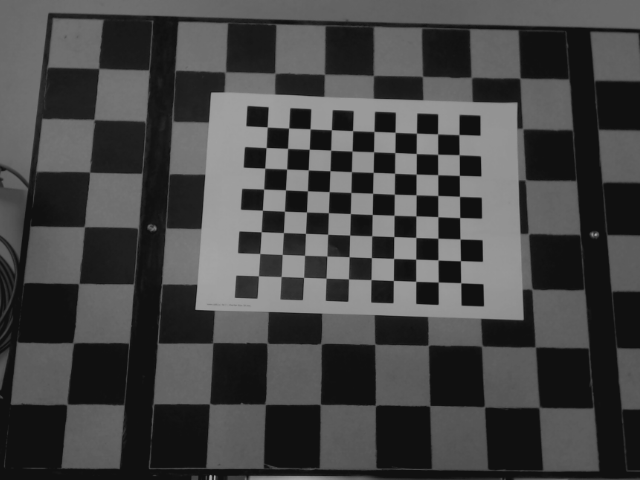
#> input picture Camera_Calib/calibrationdata/left-0000.png, 640 x 480 px, given in place of the camera
$ python Camera_feed.py
#> lines starting #> are read from the running program, lines starting #| are printed output that depends on the picture
import cv2
import numpy as np
import yaml
import time

# The yaml files contain the camera calibration data, see line 71 for path.
def load_camera_calibration(filename):

    with open (filename, 'r') as file:
        calibration_data = yaml.safe_load(file)

    image_width = calibration_data['image_width']
    image_height = calibration_data['image_height']
    camera_matrix = np.array(calibration_data['camera_matrix']['data']).reshape((3, 3))
    distortion_coefficients = np.array(calibration_data['distortion_coefficients']['data'])
    rectification_matrix = np.array(calibration_data['rectification_matrix']['data']).reshape((3, 3))
    projection_matrix = np.array(calibration_data['projection_matrix']['data']).reshape((3, 4))

    return (image_width, image_height, camera_matrix, distortion_coefficients, rectification_matrix, projection_matrix)

def calibrate_image(image, camera_matrix, distortion_coefficients, new_camera_matrix=None):
    h, w = image.shape[:2]
    if new_camera_matrix is None:
        new_camera_matrix, roi = cv2.getOptimalNewCameraMatrix(camera_matrix, distortion_coefficients, (w, h), 1, (w, h))
    else:
        _, roi = cv2.getOptimalNewCameraMatrix(camera_matrix, distortion_coefficients, (w, h), 1, (w, h))
    calibrated_image = cv2.undistort(image, camera_matrix, distortion_coefficients, None, new_camera_matrix)
    x, y, w, h = roi
    calibrated_image = calibrated_image[y:y+h, x:x+w]
    return calibrated_image

def create_hsv_trackbars(window_name):
    cv2.createTrackbar('H min', window_name, 0, 360, nothing)
    cv2.createTrackbar('H max', window_name, 360, 360, nothing)
    cv2.createTrackbar('S min', window_name, 0, 255, nothing)
    cv2.createTrackbar('S max', window_name, 255, 255, nothing)
    cv2.createTrackbar('V min', window_name, 0, 255, nothing)
    cv2.createTrackbar('V max', window_name, 255, 255, nothing)


# [7 lines left out: function set_hsv_values, not called in this run]

def get_hsv_values(window_name):
    h_min = cv2.getTrackbarPos('H min', window_name)
    h_max = cv2.getTrackbarPos('H max', window_name)
    s_min = cv2.getTrackbarPos('S min', window_name)
    s_max = cv2.getTrackbarPos('S max', window_name)
    v_min = cv2.getTrackbarPos('V min', window_name)
    v_max = cv2.getTrackbarPos('V max', window_name)
    return (h_min, s_min, v_min), (h_max, s_max, v_max)

# Unused functions for edge detection
def create_edge_detection_trackbars(window_name):
    cv2.createTrackbar('Threshold1', window_name, 399, 500, nothing)
    cv2.createTrackbar('Threshold2', window_name, 400, 500, nothing)

def set_edge_detection_values(window_name, threshold1, threshold2):
    cv2.setTrackbarPos('Threshold1', window_name, threshold1)
    cv2.setTrackbarPos('Threshold2', window_name, threshold2)

# [4 lines left out: function get_edge_detection_values, not called in this run]

# Here we load the calibration data from the yaml file
calibration_file = '/home/krumsvik/Styringssystem/Camera_Calib/calibrationdata/ost.yaml'
(image_width, image_height, camera_matrix,
distortion_coefficients, rectification_matrix,
projection_matrix) = load_camera_calibration(calibration_file)

def add_label(image, text, position=(50, 50)):
    font = cv2.FONT_HERSHEY_SIMPLEX
    font_scale = 1
    color = (0, 255, 0)  # Green color
    thickness = 1
    cv2.putText(image, text, position, font, font_scale, color, thickness, cv2.LINE_AA)
    return image

def apply_gaussian_blur(image, kernel_size):
    # Ensure kernel size is odd and at least 1
    if kernel_size % 2 == 0:
        kernel_size += 1
    return cv2.GaussianBlur(image, (kernel_size, kernel_size), 0)

def nothing(x):
    pass

def draw_chess_grid(image):
    # Define the grid coordinates based on the pixel coordinates
    grid_coordinates = {
        'h8': (513, 600, 412, 480),
        'g8': (508, 590, 348, 411),
        'f8': (508, 600, 281, 347),
        'e8': (505, 608, 223, 280),
        'd8': (505, 595, 167, 222),
        'c8': (505, 585, 110, 166),
        'b8': (505, 585, 52, 109),
        'a8': (505, 585, 0, 51),

        'h7': (447, 512, 413, 480),
        'g7': (445, 510, 349, 412),
        'f7': (445, 507, 280, 348),
        'e7': (445, 504, 220, 279),
        'd7': (441, 504, 167, 219),
        'c7': (441, 504, 110, 166),
        'b7': (438, 504, 52, 109),
        'a7': (435, 504, 0, 51),

        'h6': (384, 446, 413, 479),
        'g6': (383, 444, 348, 412),
        'f6': (381, 444, 284, 347),
        'e6': (378, 444, 220, 283),
        'd6': (377, 440, 166, 219),
        'c6': (375, 440, 111, 165),
        'b6': (375, 437, 55, 110),
        'a6': (373, 434, 0, 54),

        'h5': (316, 383, 413, 480),
        'g5': (316, 382, 350, 412),
        'f5': (313, 380, 287, 349),
        'e5': (312, 377, 227, 286),
        'd5': (311, 376, 168, 226),
        'c5': (311, 374, 111, 167),
        'b5': (310, 374, 57, 110),
        'a5': (309, 372, 0, 56),

        'h4': (246, 315, 414, 480),
        'g4': (246, 315, 351, 415),
        'f4': (245, 312, 286, 350),
        'e4': (245, 311, 226, 285),
        'd4': (245, 310, 168, 225),
        'c4': (245, 310, 111, 167),
        'b4': (246, 309, 58, 110),
        'a4': (247, 308, 0, 57),

        'h3': (180, 245, 420, 480),
        'g3': (180, 245, 351, 419),
        'f3': (177, 244, 291, 350),
        'e3': (180, 244, 228, 290),
        'd3': (181, 244, 171, 227),
        'c3': (182, 244, 114, 170),
        'b3': (182, 245, 58, 113),
        'a3': (185, 246, 0, 57),

        'h2': (113, 179, 420, 480),
        'g2': (112, 179, 353, 419),
        'f2': (109, 176, 292, 352),
        'e2': (112, 179, 230, 291),
        'd2': (116, 180, 172, 229),
        'c2': (120, 181, 115, 171),
        'b2': (121, 181, 56, 114),
        'a2': (120, 184, 0, 55),

        'h1': (20, 112, 421, 480),
        'g1': (23, 111, 353, 420),
        'f1': (25, 108, 293, 352),
        'e1': (32, 111, 231, 292),
        'd1': (37, 115, 170, 230),
        'c1': (42, 119, 116, 169),
        'b1': (47, 120, 54, 115),
        'a1': (45, 119, 0, 53),
    }
    # Draw grid lines based on the provided coordinates
    for key, (x1, x2, y1, y2) in grid_coordinates.items():
        cv2.rectangle(image, (x1, y1), (x2, y2), (0, 0, 255), 1)
        cv2.putText(image, key, (x1, y1 + 15), cv2.FONT_HERSHEY_SIMPLEX, 0.5, (0, 255, 0), 1, cv2.LINE_AA)

    return image, grid_coordinates

def find_chess_pieces(image, grid_coordinates, orange_mask, black_mask):
    pieces_positions = {}

    for mask, color in [(orange_mask, 'orange'), (black_mask, 'black')]:
        contours, _ = cv2.findContours(mask, cv2.RETR_EXTERNAL, cv2.CHAIN_APPROX_SIMPLE)

        for contour in contours:
            area = cv2.contourArea(contour)
            if area > 500:  # Filter small contours
                x, y, w, h = cv2.boundingRect(contour)
                piece_center = (x + w // 2, y + h // 2)

                for key, (x1, x2, y1, y2) in grid_coordinates.items():
                    if x1 <= piece_center[0] <= x2 and y1 <= piece_center[1] <= y2:
                        pieces_positions[key] = (x, y, w, h, color)
                        break

    return pieces_positions

# If a piece habitates more than one square, the function will determine the most likely position
def determine_piece_position(pieces_positions):
    final_positions = {}
    for key, position in pieces_positions.items():
        final_positions[key] = position
    return final_positions

# Function to compare position to determine if movement has occurred
# [74 lines left out: functions compare_piece_positions, generate_movement_strings, not called in this run]

previous_positions = None

# Open the camera
camera = cv2.VideoCapture(2)
if not camera.isOpened():
    print("Error: Could not open camera.")
    exit()

cv2.namedWindow('Distorted and Undistorted Frame')
cv2.namedWindow('HSV Orange Mask')
cv2.namedWindow('HSV Black Mask')

cv2.createTrackbar('Kernel size', 'Distorted and Undistorted Frame', 1, 49, nothing)
create_hsv_trackbars('HSV Orange Mask')
create_hsv_trackbars('HSV Black Mask')


cv2.setTrackbarPos('Kernel size', 'Distorted and Undistorted Frame', 5)

cv2.setTrackbarPos('H min', 'HSV Orange Mask', 0)
cv2.setTrackbarPos('H max', 'HSV Orange Mask', 360)
cv2.setTrackbarPos('S min', 'HSV Orange Mask', 160)
cv2.setTrackbarPos('S max', 'HSV Orange Mask', 255)
cv2.setTrackbarPos('V min', 'HSV Orange Mask', 105)
cv2.setTrackbarPos('V max', 'HSV Orange Mask', 255)

cv2.setTrackbarPos('H min', 'HSV Black Mask', 97)
cv2.setTrackbarPos('H max', 'HSV Black Mask', 121)
cv2.setTrackbarPos('S min', 'HSV Black Mask', 85)
cv2.setTrackbarPos('S max', 'HSV Black Mask', 217)
cv2.setTrackbarPos('V min', 'HSV Black Mask', 0)
cv2.setTrackbarPos('V max', 'HSV Black Mask', 97)


# Add a delay to allow the camera to focus
time.sleep(1)

# Capture the initial frame and initialize the positions
ret, frame = camera.read()
#> frame is the input picture: shape (480, 640, 3); min 16, max 167, mean 69.8
if ret:
    undistorted_frame = calibrate_image(frame, camera_matrix, distortion_coefficients)
#> in calibrate_image, `calibrated_image = cv2.undistort(image, camera_matrix, distortion_coef..`:
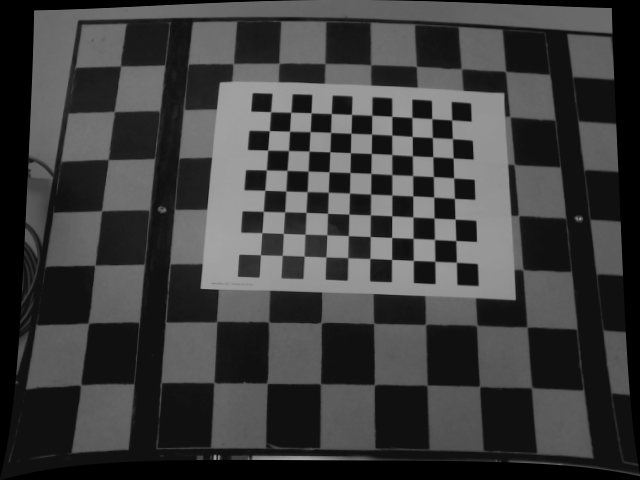
#> calibrated_image: shape (480, 640, 3); min 0, max 164, mean 61.8
#> in calibrate_image, `calibrated_image = calibrated_image[y:y+h, x:x+w]`:
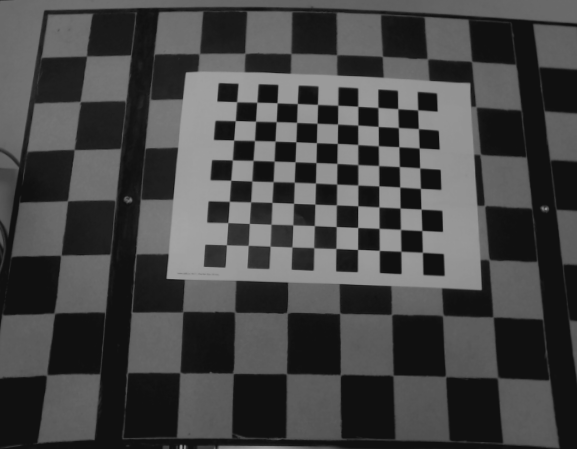
#> calibrated_image: shape (449, 577, 3); min 16, max 164, mean 70
    undistorted_frame_resized = cv2.resize(undistorted_frame, (frame.shape[1], frame.shape[0]))
    blurred_undistorted = apply_gaussian_blur(undistorted_frame_resized, 5)
    hsv_frame = cv2.cvtColor(blurred_undistorted, cv2.COLOR_BGR2HSV)
#> hsv_frame: shape (480, 640, 3); mean H, S, V 0, 0, 69.9
    orange_lower, orange_upper = get_hsv_values('HSV Orange Mask')
    black_lower, black_upper = get_hsv_values('HSV Black Mask')
    orange_mask = cv2.inRange(hsv_frame, np.array(orange_lower), np.array(orange_upper))
#> orange_mask: shape (480, 640); every value is 0
    black_mask = cv2.inRange(hsv_frame, np.array(black_lower), np.array(black_upper))

    kernel = np.ones((2, 2), np.uint8)
    orange_mask = cv2.erode(orange_mask, kernel, iterations=1)
    orange_mask = cv2.dilate(orange_mask, kernel, iterations=1)
    black_mask = cv2.erode(black_mask, kernel, iterations=2)
    black_mask = cv2.dilate(black_mask, kernel, iterations=2)

    labeled_undistorted = add_label(blurred_undistorted.copy(), 'Undistorted')
    undistorted_with_grid, grid_coordinates = draw_chess_grid(labeled_undistorted.copy())
#> after the loop in draw_chess_grid, `for key, (x1, x2, y1, y2) in grid_coordinates.items():`:
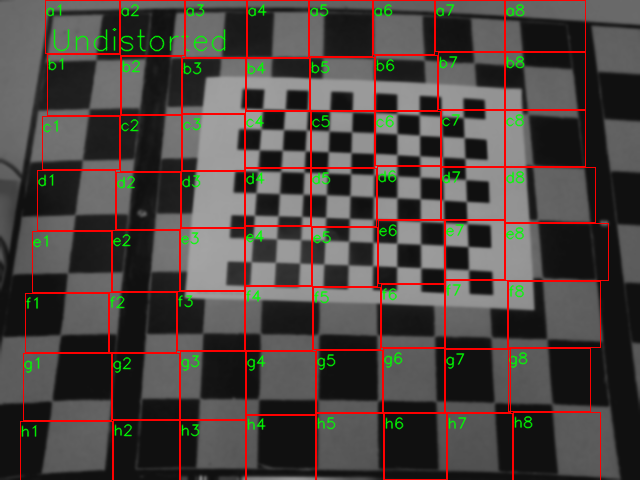
#> image: shape (480, 640, 3); mean of channels 0, 1, 2 65, 68.7, 78.1; drawn as B, G, R
#> grid_coordinates = 64 items
    pieces_positions = find_chess_pieces(undistorted_with_grid, grid_coordinates, orange_mask, black_mask)
#> the loop in find_chess_pieces, `for mask, color in [(orange_mask, 'orange'), (black_mask, 'black')]:` made 2 passes
#> color on passes 1 to 2: 'orange', 'black'
#> after the loop in find_chess_pieces, `for mask, color in [(orange_mask, 'orange'), (black_mask, 'black')]:`: pieces_positions = 0 items
#> pieces_positions = 0 items
    final_positions = determine_piece_position(pieces_positions)
#> final_positions = 0 items
    previous_positions = final_positions
#> previous_positions = 0 items
    print("Initial positions captured.")


while True:
    ret, frame = camera.read()
    if not ret:
        break

    # Get current positions of the trackbars
    ksize = cv2.getTrackbarPos('Kernel size', 'Distorted and Undistorted Frame')
#> ksize = 5

    if ksize <= 0:
        ksize = 1  # Kernel size must be at least 1

    # Ensure kernel size is odd, because Gaussian blur requires an odd kernel size
    if ksize % 2 == 0:
        ksize += 1

    # Undistort the frame
    undistorted_frame = calibrate_image(frame, camera_matrix, distortion_coefficients)

    # Resize the undistorted frame to match the original frame's dimensions
    undistorted_frame_resized = cv2.resize(undistorted_frame, (frame.shape[1], frame.shape[0]))

    # Apply Gaussian blur to the undistorted frame
    blurred_undistorted = apply_gaussian_blur(undistorted_frame_resized, ksize)

    # Convert the blurred undistorted frame to HSV
    hsv_frame = cv2.cvtColor(blurred_undistorted, cv2.COLOR_BGR2HSV)

    # Get HSV values for orange and black masks
    orange_lower, orange_upper = get_hsv_values('HSV Orange Mask')
#> orange_lower = (0, 160, 105); orange_upper = (360, 255, 255)
    black_lower, black_upper = get_hsv_values('HSV Black Mask')
#> black_lower = (97, 85, 0); black_upper = (121, 217, 97)

    # Create masks for orange and black colors
    orange_mask = cv2.inRange(hsv_frame, np.array(orange_lower), np.array(orange_upper))
    black_mask = cv2.inRange(hsv_frame, np.array(black_lower), np.array(black_upper))

    kernel = np.ones((2, 2), np.uint8)

    orange_mask = cv2.erode(orange_mask, kernel, iterations=2)
    orange_mask = cv2.dilate(orange_mask, kernel, iterations=2)

    black_mask = cv2.erode(black_mask, kernel, iterations=2)
    black_mask = cv2.dilate(black_mask, kernel, iterations=2)

    # Add labels to the distorted and undistorted frames
    labeled_distorted = add_label(frame.copy(), 'Distorted')
    labeled_undistorted = add_label(blurred_undistorted.copy(), 'Undistorted')

    # Draw the chess grid on the undistorted frame
    undistorted_with_grid, grid_coordinates = draw_chess_grid(labeled_undistorted.copy())

    # Find the chess pieces
    pieces_positions = find_chess_pieces(undistorted_with_grid, grid_coordinates, orange_mask, black_mask)
#> the loop in find_chess_pieces (call 2), `for mask, color in [(orange_mask, 'orange'), (black_mask, 'black')]:` made 2 passes
    final_positions = determine_piece_position(pieces_positions)

    # Check for key press to print and send the piece positions
    key = cv2.waitKey(1)
#> (key q is pressed here)
    if key == ord('o'):
        movements = compare_piece_positions(previous_positions, final_positions)
        if movements:
            print("Movements detected:")
            move_strings = generate_movement_strings(movements, previous_positions, final_positions)
            for move_string in move_strings:
                print(move_string)
        else:
            print("No movement detected.")
        previous_positions = final_positions

    # Draw rectangles around detected pieces and label their positions
    for key, (x, y, w, h, color) in final_positions.items():
        cv2.rectangle(undistorted_with_grid, (x, y), (x + w, y + h), (255, 0, 0), 2)
        cv2.putText(undistorted_with_grid, f'{key} ({color})', (x, y - 10), cv2.FONT_HERSHEY_SIMPLEX, 0.5, (255, 0, 0), 1, cv2.LINE_AA)
#> this loop made 0 passes

    # Stack the labeled frames side by side
    comparison_frame = np.hstack((labeled_distorted, undistorted_with_grid))
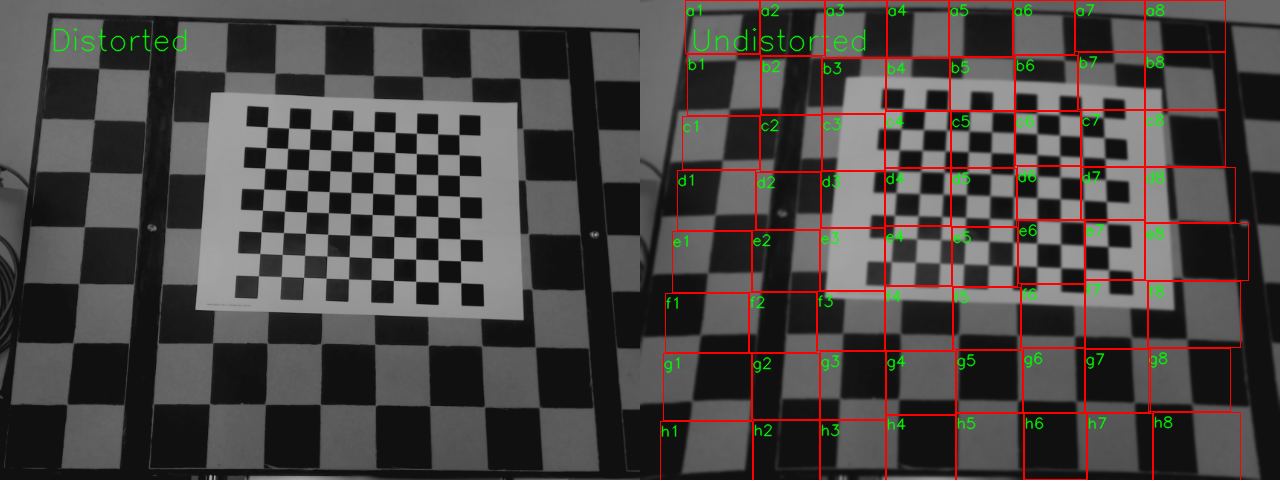
#> comparison_frame: shape (480, 1280, 3); mean of channels 0, 1, 2 67.3, 69.4, 73.9; drawn as B, G, R

    # Display the combined frame
    cv2.imshow('Distorted and Undistorted Frame', comparison_frame)
    cv2.imshow('Undistorted Frame', undistorted_frame_resized)
    cv2.imshow('Undistorted Frame with Grid', undistorted_with_grid)
    cv2.imshow('HSV Orange Mask', orange_mask)
    cv2.imshow('HSV Black Mask', black_mask)

    # Check for key press to exit
    if key == ord('q'):
        break

# Release the camera and close the windows
camera.release()
cv2.destroyAllWindows()

$ run again, on Camera_Calib/calibrationdata/left-0001.png
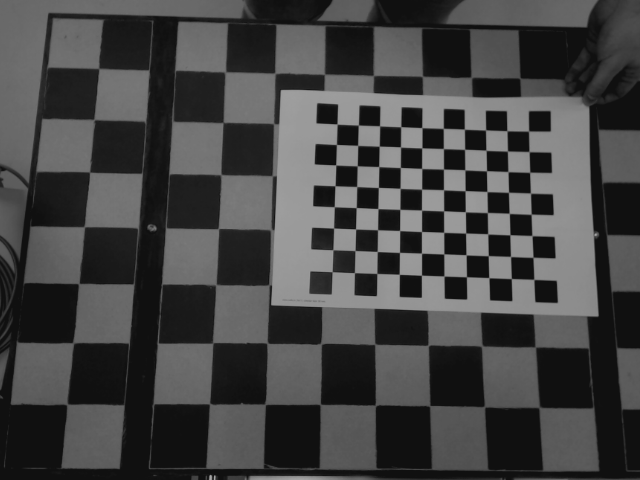
#> input picture Camera_Calib/calibrationdata/left-0001.png, 640 x 480 px, given in place of the camera
#> frame is the input picture: shape (480, 640, 3); min 16, max 167, mean 68.3
#> hsv_frame: shape (480, 640, 3); mean H, S, V 0, 0, 69
#> orange_mask: shape (480, 640); every value is 0
#> after the loop in draw_chess_grid, `for key, (x1, x2, y1, y2) in grid_coordinates.items():`:
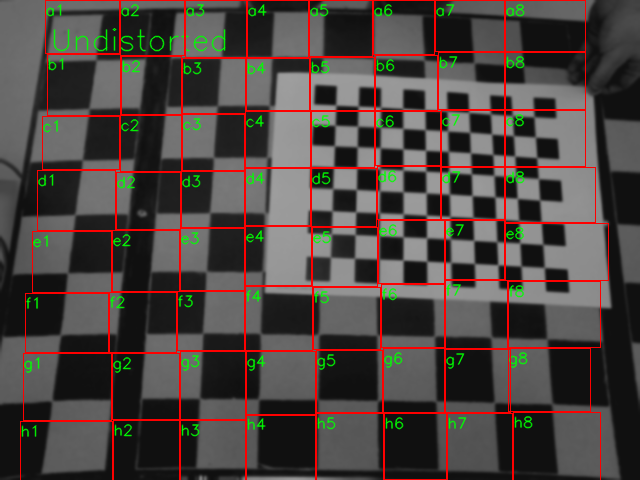
#> image: shape (480, 640, 3); mean of channels 0, 1, 2 64.3, 68, 77.5; drawn as B, G, R
#> grid_coordinates = 64 items
#> the loop in find_chess_pieces, `for mask, color in [(orange_mask, 'orange'), (black_mask, 'black')]:` made 2 passes
#> color on passes 1 to 2: 'orange', 'black'
#> after the loop in find_chess_pieces, `for mask, color in [(orange_mask, 'orange'), (black_mask, 'black')]:`: pieces_positions = 0 items
#> ksize = 5
#> orange_lower = (0, 160, 105); orange_upper = (360, 255, 255)
#> black_lower = (97, 85, 0); black_upper = (121, 217, 97)
#> the loop in find_chess_pieces (call 2), `for mask, color in [(orange_mask, 'orange'), (black_mask, 'black')]:` made 2 passes
#> `comparison_frame = np.hstack((labeled_distorted, undistorted_with_grid))`:
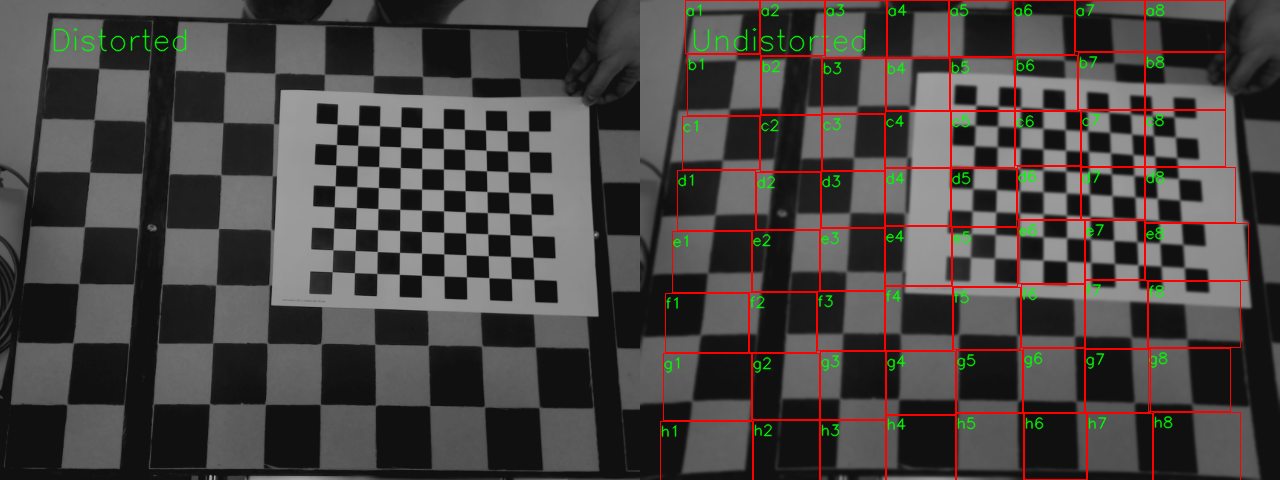
#> comparison_frame: shape (480, 1280, 3); mean of channels 0, 1, 2 66.3, 68.3, 72.8; drawn as B, G, R
